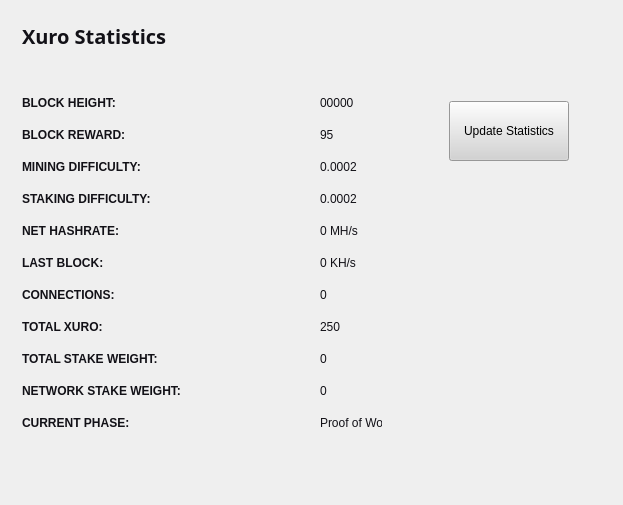
<?xml version="1.0" encoding="UTF-8"?>
<ui version="4.0">
 <class>StatisticsPage</class>
 <widget class="QWidget" name="StatisticsPage">
  <property name="windowModality">
   <enum>Qt::NonModal</enum>
  </property>
  <property name="geometry">
   <rect>
    <x>0</x>
    <y>0</y>
    <width>623</width>
    <height>505</height>
   </rect>
  </property>
  <property name="windowTitle">
   <string>Digging</string>
  </property>
  <property name="styleSheet">
   <string notr="true">color:#ffffff;
font-family:'Open Sans,sans-serif';</string>
  </property>
  <layout class="QGridLayout" name="gridLayout">
   <property name="sizeConstraint">
    <enum>QLayout::SetMaximumSize</enum>
   </property>
   <item row="0" column="1">
    <widget class="QFrame" name="frame">
     <property name="minimumSize">
      <size>
       <width>213</width>
       <height>0</height>
      </size>
     </property>
     <property name="frameShape">
      <enum>QFrame::NoFrame</enum>
     </property>
     <property name="frameShadow">
      <enum>QFrame::Raised</enum>
     </property>
     <widget class="QPushButton" name="startButton">
      <property name="geometry">
       <rect>
        <x>50</x>
        <y>90</y>
        <width>120</width>
        <height>60</height>
       </rect>
      </property>
      <property name="sizePolicy">
       <sizepolicy hsizetype="Fixed" vsizetype="Fixed">
        <horstretch>0</horstretch>
        <verstretch>0</verstretch>
       </sizepolicy>
      </property>
      <property name="minimumSize">
       <size>
        <width>120</width>
        <height>60</height>
       </size>
      </property>
      <property name="styleSheet">
       <string notr="true">background:lightgrey; color:black;</string>
      </property>
      <property name="text">
       <string>Update Statistics</string>
      </property>
     </widget>
    </widget>
   </item>
   <item row="0" column="0">
    <widget class="QFrame" name="gridFrame_2">
     <layout class="QGridLayout" name="gridLayout_4">
      <item row="3" column="0">
       <layout class="QFormLayout" name="formLayout_2">
        <property name="fieldGrowthPolicy">
         <enum>QFormLayout::FieldsStayAtSizeHint</enum>
        </property>
        <property name="horizontalSpacing">
         <number>139</number>
        </property>
        <property name="verticalSpacing">
         <number>18</number>
        </property>
        <property name="rightMargin">
         <number>0</number>
        </property>
        <item row="1" column="0">
         <widget class="QLabel" name="label_14">
          <property name="text">
           <string>&lt;html&gt;&lt;head/&gt;&lt;body&gt;&lt;p&gt;&lt;span style=&quot; font-weight:600; color:#121117;&quot;&gt;BLOCK HEIGHT:&lt;/span&gt;&lt;/p&gt;&lt;/body&gt;&lt;/html&gt;</string>
          </property>
         </widget>
        </item>
        <item row="1" column="1">
         <widget class="QLabel" name="heightBox">
          <property name="styleSheet">
           <string notr="true">color:#121117;</string>
          </property>
          <property name="text">
           <string>00000</string>
          </property>
         </widget>
        </item>
        <item row="2" column="0">
         <widget class="QLabel" name="label_12">
          <property name="text">
           <string>&lt;html&gt;&lt;head/&gt;&lt;body&gt;&lt;p&gt;&lt;span style=&quot; font-weight:600; color:#121117;&quot;&gt;BLOCK REWARD:&lt;/span&gt;&lt;/p&gt;&lt;/body&gt;&lt;/html&gt;</string>
          </property>
         </widget>
        </item>
        <item row="2" column="1">
         <widget class="QLabel" name="rewardBox">
          <property name="styleSheet">
           <string notr="true">color:#121117;</string>
          </property>
          <property name="text">
           <string>95</string>
          </property>
         </widget>
        </item>
        <item row="3" column="0">
         <widget class="QLabel" name="label_13">
          <property name="text">
           <string>&lt;html&gt;&lt;head/&gt;&lt;body&gt;&lt;p&gt;&lt;span style=&quot; font-weight:600; color:#121117;&quot;&gt;MINING DIFFICULTY:&lt;/span&gt;&lt;/p&gt;&lt;/body&gt;&lt;/html&gt;</string>
          </property>
         </widget>
        </item>
        <item row="3" column="1">
         <widget class="QLabel" name="diffBox">
          <property name="styleSheet">
           <string notr="true">color:#121117;</string>
          </property>
          <property name="text">
           <string>0.0002</string>
          </property>
         </widget>
        </item>
        <item row="4" column="0">
         <widget class="QLabel" name="label_9">
          <property name="text">
           <string>&lt;html&gt;&lt;head/&gt;&lt;body&gt;&lt;p&gt;&lt;span style=&quot; font-weight:600; color:#121117;&quot;&gt;STAKING DIFFICULTY:&lt;/span&gt;&lt;/p&gt;&lt;/body&gt;&lt;/html&gt;</string>
          </property>
         </widget>
        </item>
        <item row="4" column="1">
         <widget class="QLabel" name="diffBox2">
          <property name="styleSheet">
           <string notr="true">color:#121117;</string>
          </property>
          <property name="text">
           <string>0.0002</string>
          </property>
         </widget>
        </item>
        <item row="5" column="1">
         <widget class="QLabel" name="pawrateBox">
          <property name="styleSheet">
           <string notr="true">color:#121117;</string>
          </property>
          <property name="text">
           <string>0 MH/s</string>
          </property>
         </widget>
        </item>
        <item row="6" column="0">
         <widget class="QLabel" name="label3_2">
          <property name="sizePolicy">
           <sizepolicy hsizetype="Preferred" vsizetype="Maximum">
            <horstretch>0</horstretch>
            <verstretch>0</verstretch>
           </sizepolicy>
          </property>
          <property name="text">
           <string>&lt;html&gt;&lt;head/&gt;&lt;body&gt;&lt;p&gt;&lt;span style=&quot; font-weight:600; color:#121117;&quot;&gt;LAST BLOCK:&lt;/span&gt;&lt;/p&gt;&lt;/body&gt;&lt;/html&gt;</string>
          </property>
         </widget>
        </item>
        <item row="6" column="1">
         <widget class="QLabel" name="localBox">
          <property name="styleSheet">
           <string notr="true">color:#121117;</string>
          </property>
          <property name="text">
           <string>0 KH/s</string>
          </property>
         </widget>
        </item>
        <item row="7" column="0">
         <widget class="QLabel" name="label1_2">
          <property name="text">
           <string>&lt;html&gt;&lt;head/&gt;&lt;body&gt;&lt;p&gt;&lt;span style=&quot; font-weight:600; color:#121117;&quot;&gt;CONNECTIONS:&lt;/span&gt;&lt;/p&gt;&lt;/body&gt;&lt;/html&gt;</string>
          </property>
         </widget>
        </item>
        <item row="7" column="1">
         <widget class="QLabel" name="connectionBox">
          <property name="styleSheet">
           <string notr="true">color:#121117;</string>
          </property>
          <property name="text">
           <string>0</string>
          </property>
         </widget>
        </item>
        <item row="8" column="0">
         <widget class="QLabel" name="label_8">
          <property name="text">
           <string>&lt;html&gt;&lt;head/&gt;&lt;body&gt;&lt;p&gt;&lt;span style=&quot; font-weight:600; color:#121117;&quot;&gt;TOTAL XURO:&lt;/span&gt;&lt;/p&gt;&lt;/body&gt;&lt;/html&gt;</string>
          </property>
         </widget>
        </item>
        <item row="8" column="1">
         <widget class="QLabel" name="volumeBox">
          <property name="styleSheet">
           <string notr="true">color:#121117;</string>
          </property>
          <property name="text">
           <string>250</string>
          </property>
         </widget>
        </item>
        <item row="9" column="0">
         <widget class="QLabel" name="label_10">
          <property name="text">
           <string>&lt;html&gt;&lt;head/&gt;&lt;body&gt;&lt;p&gt;&lt;span style=&quot; font-weight:600; color:#121117;&quot;&gt;TOTAL STAKE WEIGHT:&lt;/span&gt;&lt;/p&gt;&lt;/body&gt;&lt;/html&gt;</string>
          </property>
         </widget>
        </item>
        <item row="9" column="1">
         <widget class="QLabel" name="minBox">
          <property name="styleSheet">
           <string notr="true">color:#121117;</string>
          </property>
          <property name="text">
           <string>0</string>
          </property>
         </widget>
        </item>
        <item row="10" column="0">
         <widget class="QLabel" name="label_11">
          <property name="text">
           <string>&lt;html&gt;&lt;head/&gt;&lt;body&gt;&lt;p&gt;&lt;span style=&quot; font-weight:600; color:#121117;&quot;&gt;NETWORK STAKE WEIGHT:&lt;/span&gt;&lt;/p&gt;&lt;/body&gt;&lt;/html&gt;</string>
          </property>
         </widget>
        </item>
        <item row="10" column="1">
         <widget class="QLabel" name="maxBox">
          <property name="styleSheet">
           <string notr="true">color:#121117;</string>
          </property>
          <property name="text">
           <string>0</string>
          </property>
         </widget>
        </item>
        <item row="11" column="0">
         <widget class="QLabel" name="label_15">
          <property name="text">
           <string>&lt;html&gt;&lt;head/&gt;&lt;body&gt;&lt;p&gt;&lt;span style=&quot; font-weight:600; color:#121117;&quot;&gt;CURRENT PHASE:&lt;/span&gt;&lt;/p&gt;&lt;/body&gt;&lt;/html&gt;</string>
          </property>
         </widget>
        </item>
        <item row="11" column="1">
         <widget class="QLabel" name="cBox">
          <property name="styleSheet">
           <string notr="true">color:#121117;</string>
          </property>
          <property name="text">
           <string>Proof of Work</string>
          </property>
         </widget>
        </item>
        <item row="5" column="0">
         <widget class="QLabel" name="label_16">
          <property name="text">
           <string>&lt;html&gt;&lt;head/&gt;&lt;body&gt;&lt;p&gt;&lt;span style=&quot; font-weight:600; color:#121117;&quot;&gt;NET HASHRATE:&lt;/span&gt;&lt;/p&gt;&lt;/body&gt;&lt;/html&gt;</string>
          </property>
         </widget>
        </item>
       </layout>
      </item>
      <item row="1" column="0">
       <layout class="QHBoxLayout" name="horizontalLayout_4">
        <property name="spacing">
         <number>7</number>
        </property>
        <item>
         <widget class="QLabel" name="label_5">
          <property name="font">
           <font>
            <family>Open Sans,sans-serif</family>
           </font>
          </property>
          <property name="text">
           <string>&lt;html&gt;&lt;head/&gt;&lt;body&gt;&lt;p&gt;&lt;span style=&quot; font-size:20px; font-weight:600; color:#121117;&quot;&gt;Xuro Statistics&lt;/span&gt;&lt;/p&gt;&lt;/body&gt;&lt;/html&gt;</string>
          </property>
         </widget>
        </item>
        <item>
         <spacer name="horizontalSpacer_2">
          <property name="orientation">
           <enum>Qt::Horizontal</enum>
          </property>
          <property name="sizeHint" stdset="0">
           <size>
            <width>40</width>
            <height>20</height>
           </size>
          </property>
         </spacer>
        </item>
       </layout>
      </item>
      <item row="2" column="0">
       <spacer name="verticalSpacer_2">
        <property name="orientation">
         <enum>Qt::Vertical</enum>
        </property>
        <property name="sizeHint" stdset="0">
         <size>
          <width>20</width>
          <height>40</height>
         </size>
        </property>
       </spacer>
      </item>
     </layout>
    </widget>
   </item>
   <item row="1" column="0">
    <spacer name="verticalSpacer">
     <property name="orientation">
      <enum>Qt::Vertical</enum>
     </property>
     <property name="sizeHint" stdset="0">
      <size>
       <width>20</width>
       <height>40</height>
      </size>
     </property>
    </spacer>
   </item>
  </layout>
 </widget>
 <layoutdefault spacing="6" margin="11"/>
 <resources/>
 <connections/>
</ui>
